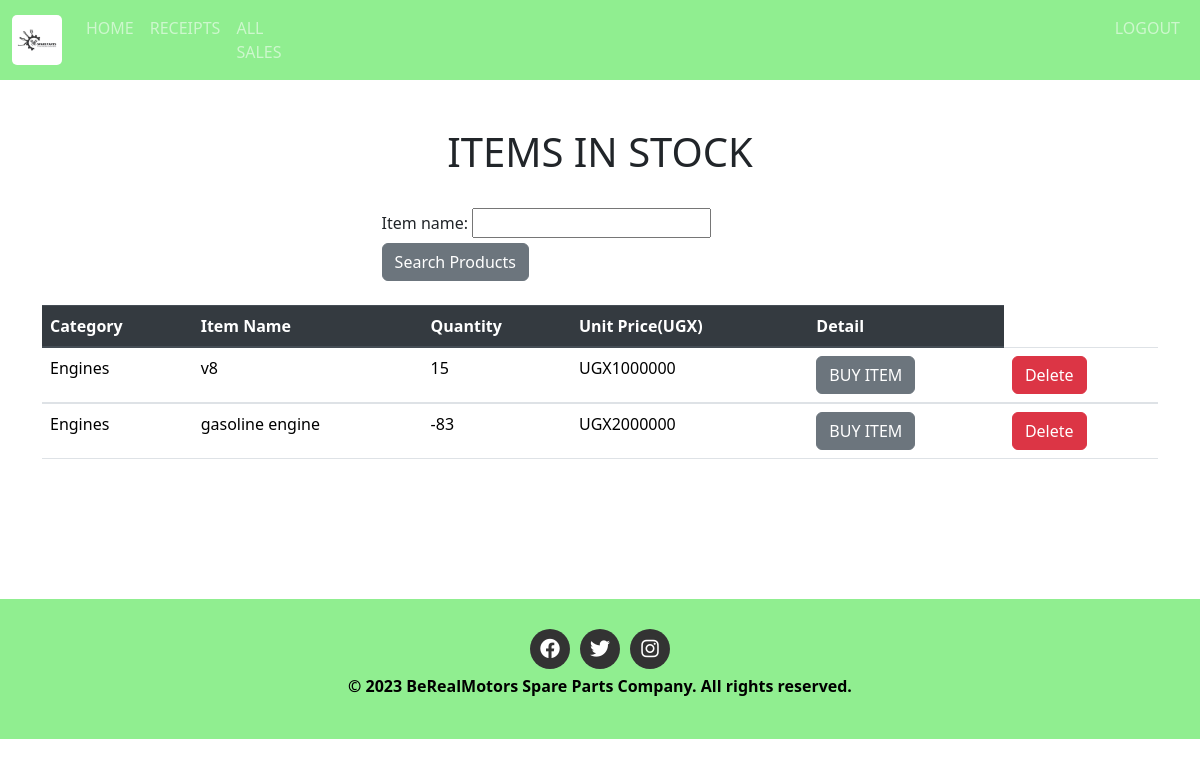
/home/ (signed in), run on an earlier commit of the app's database.
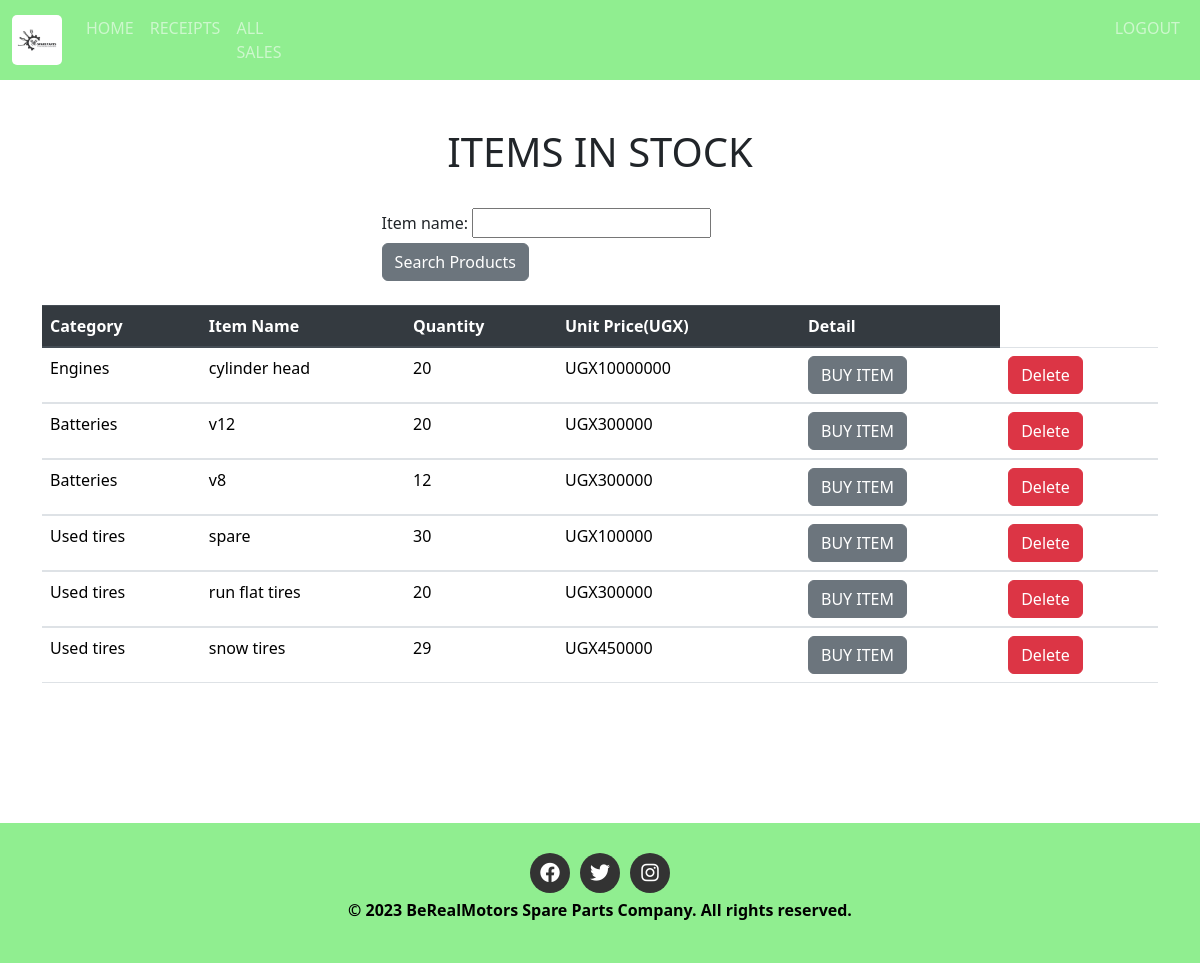
And on a later commit of the database.
### finalapplication/models.py (models this page shows, shortened)
class Product(models.Model):
    Category_name=models.ForeignKey(Category, on_delete=models.CASCADE,null=False,blank=False)
    item_name=models.CharField(max_length=50,null=False,blank=False)
    date_of_arrival = models.DateField(default=timezone.now)
    country_of_origin=models.CharField(max_length=50,null=False,blank=False)
    total_quantity=models.IntegerField(default=0,null=False,blank=False,validators=[MinValueValidator(1)])
    issued_quantity=models.IntegerField(default=0,null=False,blank=False)
    received_quantity=models.IntegerField(default=0,null=False,blank=False)
    unit_price=models.IntegerField(default=0,null=False,blank=False)

class Category(models.Model):
    name=models.CharField(max_length=50,null=False,blank=False,unique=True)
    def __str__(self):
        return self.name

### finalapplication/views.py (the view)
# urls.py: path('home/',views.home,name='home'),
@login_required
def home(request):
    products=Product.objects.all().order_by('id')
    product_filters=ProductFilter(request.GET,queryset=products)
    products=product_filters.qs
    return render(request,'project/home.html',{'products':products,'product_filters':product_filters})

### templates/project/home.html (shortened to what this page needs)
{% extends 'project/base.html' %} {% block content %}
<br></br>
<div class="container">
    <h1 class="text-center">ITEMS IN STOCK</h1>
    <br>
    <div class="container">
        <form action="" method="GET">
            {{product_filters.form}}
            <input type="submit" value="Search Products" class="btn btn-secondary btn" />
        </form>
    </div>
    <br>
    <table class="table">
        <thead class="thead-dark">
            <tr>
                <th scope="col">Category</th>
                <th scope="col">Item Name</th>
                <th scope="col">Quantity</th>
                <th scope="col">Unit Price(UGX)</th>
                <th scope="col">Detail</th>
            </tr>
        </thead>
        {% for product in products %}
        <tbody>
            <tr>
                <td>{{product.Category_name}}</td>
                <td>{{product.item_name}}</td>
                <td>{{product.total_quantity}}</td>
                <td>UGX{{product.unit_price}}</td>
                <td>
                    <a href="{% url 'product_detail' product.id %}"><input type="submit" value="BUY ITEM"
                            class="btn btn-secondary btn" type="button" /></a>
                </td>
                <td>
                    <div class="del"><button type="button" class="btn btn-danger" data-bs-toggle="modal"
                            data-bs-target="#exampleModal">
                            Delete
                        </button>
                    </div>
                </td>
            </tr>
        </tbody>
        {% endfor %}
    </table>
</div>
{% endblock %}

What changed in the data, as far as the page shows it:
removed Product: Category_name "Engines", item_name "v8", total_quantity "15", unit_price "1000000"
removed Product: Category_name "Engines", item_name "gasoline engine", total_quantity "-83", unit_price "2000000"
added Product: Category_name "Engines", item_name "cylinder head", total_quantity "20", unit_price "10000000"
added Product: Category_name "Batteries", item_name "v12", total_quantity "20", unit_price "300000"
added Product: Category_name "Batteries", item_name "v8", total_quantity "12", unit_price "300000"
added Product: Category_name "Used tires", item_name "spare", total_quantity "30", unit_price "100000"
added Product: Category_name "Used tires", item_name "run flat tires", total_quantity "20", unit_price "300000"
added Product: Category_name "Used tires", item_name "snow tires", total_quantity "29", unit_price "450000"
